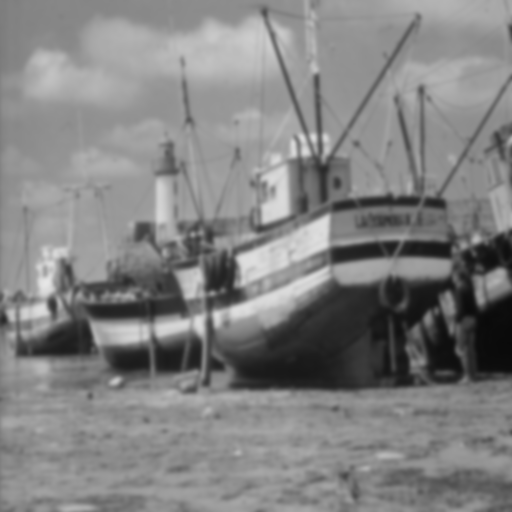
#> input picture Prácticas/practica6/images/borrosa.png, 512 x 512 px, found by its file name
$ python ejercicio04.py
#> lines starting #> are read from the running program, lines starting #| are printed output that depends on the picture
import numpy as np
import matplotlib.pyplot as plt
import skimage as ski

image = ski.io.imread("Prácticas/practica6/images/borrosa.png")
#> image is the input picture: shape (512, 512); min 9, max 230, mean 129.7

I = ski.util.img_as_float(image)
L = ski.filters.laplace(I)
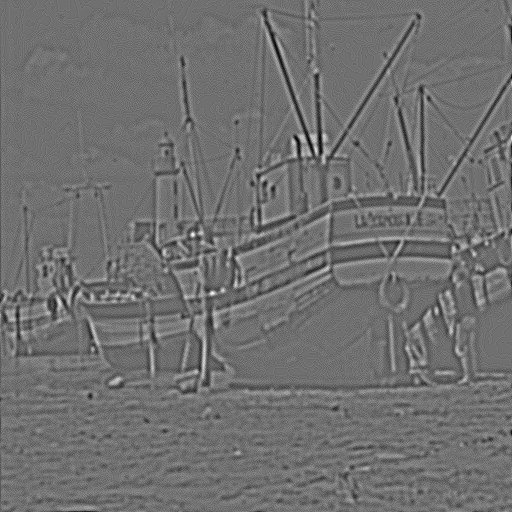
#> L: shape (512, 512) float64; min -0.0745, max 0.0941, mean 7.96e-20; drawn with min black and max white
alpha = 2.5
R = I + alpha*L

# Visualizar resultados
fig, axs = plt.subplots(nrows=1, ncols=2, layout="constrained")
fig.suptitle("Sharpening", fontsize=24)

axs[0].imshow(image, cmap='gray')
axs[0].set_title("Imagen original", size=16)

axs[1].imshow(R, cmap='gray')
axs[1].set_title("Realzada", size=16)

for a in axs.ravel():
    a.set_axis_off()
plt.show()
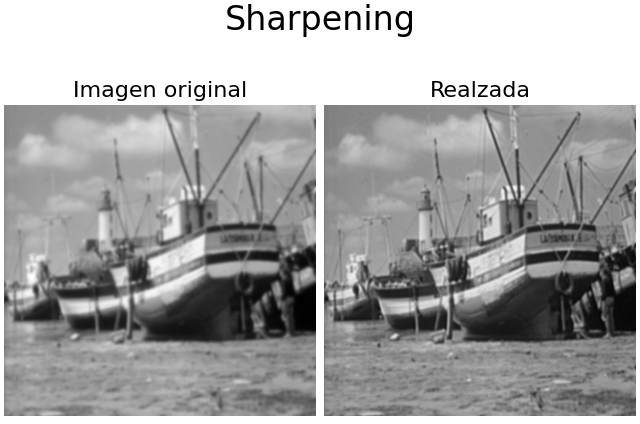
#> figure drawn by matplotlib, 2 panels
